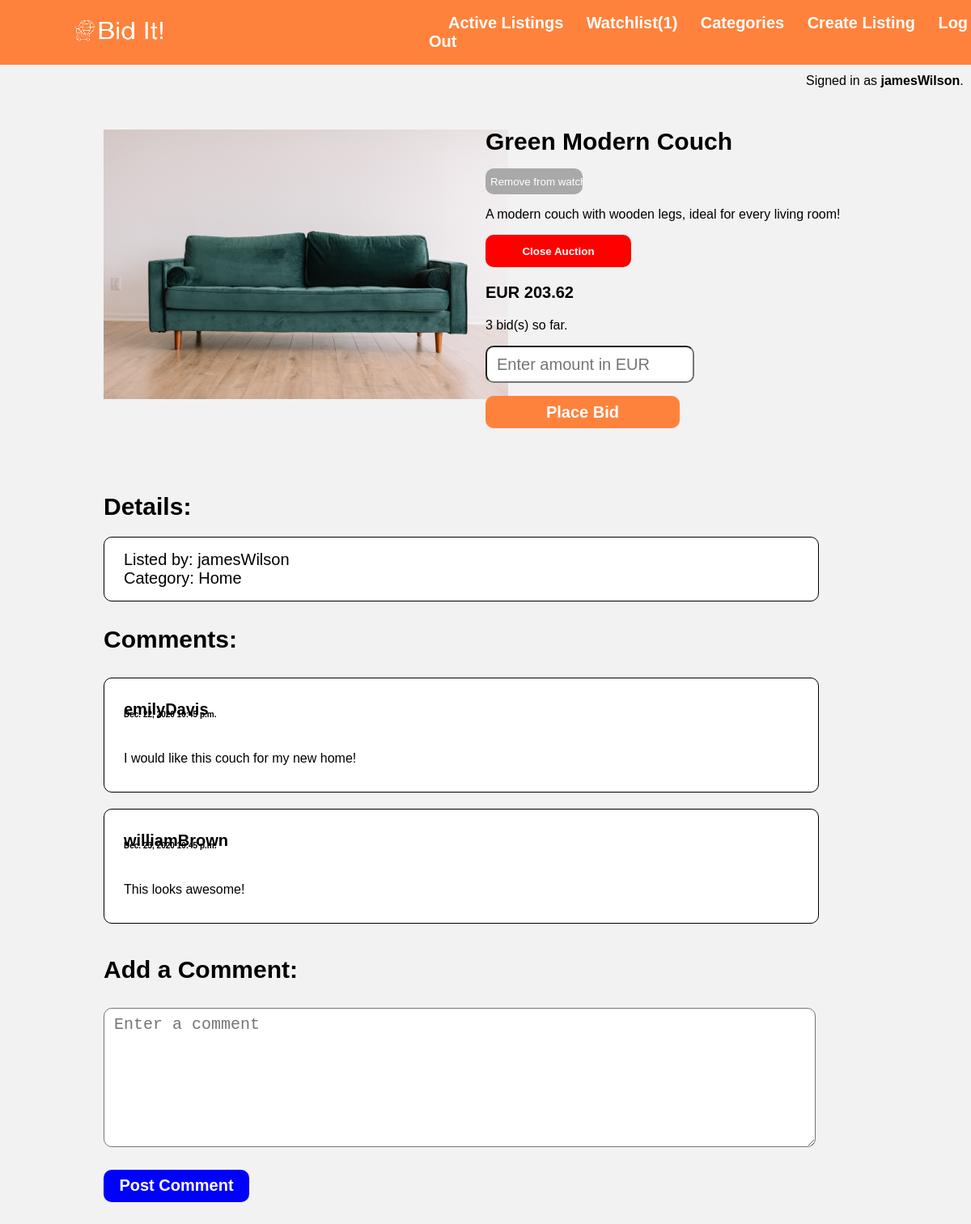
Screenshot of /listings/31 (signed in) with the database file from the repository.
### auctions/models.py (models this page shows, shortened)
class User(AbstractUser):
    id = models.BigAutoField(primary_key=True)

class Listing(models.Model):
    id = models.AutoField(primary_key=True)
    title = models.CharField(max_length=64, null=False)
    description = models.CharField(max_length=200)
    price = models.DecimalField(max_digits=20, decimal_places=2, null=False)
    photo = models.ImageField(upload_to="uploads/", default="uploads/default.png", blank=True)
    category = models.CharField(max_length=64, null=False, default=None)
    interested_users = models.ManyToManyField(User, blank=True, related_name="watchlist")
    owner = models.ForeignKey(User, on_delete=models.CASCADE, related_name="listings_created", default=None)
    bid = models.PositiveSmallIntegerField(default=0)
    bid_winner = models.ForeignKey(User, on_delete=models.CASCADE, related_name="bids_winning", blank=True, null=True)
    is_closed = models.BooleanField(default=False)
    comments = models.ManyToManyField(Comment, blank=True, related_name="listings_commented")

class Comment(models.Model):
    id = models.BigAutoField(primary_key=True)
    user = models.ForeignKey(User, on_delete=models.CASCADE, related_name="comments", default=None)
    date = models.DateTimeField(default=datetime.now())
    message = models.CharField(max_length=200, null=False, default=None)

### auctions/views.py (the view, shortened to what this page needs)
# urls.py: path("listings/<int:id>", views.listingPage, name="listingpage")
@login_required()
def listingPage(request, id):
    listing = Listing.objects.get(id=id)
    watchlist = request.user.watchlist.all()
    user = request.user
    if listing in watchlist:
        add = False
    else:
        add = True
    showClose = False
    if listing.owner == user:
        showClose = True
    notification = ""
    listing.save()
    return render(request, "auctions/listing.html",{
        "listing":listing, "add":add, "notification":notification, "showClose":showClose
    })

### auctions/templates/auctions/listing.html (shortened to what this page needs)
{% extends "auctions/layout.html" %}
{% load static %}
{% block style %}
    <link rel="stylesheet" href="{% static 'auctions/listing.css' %}">
{% endblock %}
{% block body %}
<div id="listing-container">
    <img src="{{listing.photo.url}}" class="main_img">
    <div id="info-container">
    <h3 style="font-size:30px;margin-bottom:2vh;">{{listing.title}}</h3>
    {% if user.is_authenticated %}
        <form action="{% url 'listingpage' listing.id %}" method="POST">
            {% if add %}
            <input type="submit" value="Add to watchlist" id="watchlist" style="width:10vw;height:4vh;background-color: blue;border-radius: 10px;">
            <input type="hidden" name="add" value="">
            {% else %}
            <input type="submit" name="remove" value="Remove from watchlist" id="watchlist">
            {% endif %}
        </form>
    {% endif %}
    <p>{{listing.description}}</p>
    {% if not listing.is_closed and showClose %}
    <form action="{% url 'listingpage' listing.id %}" method="POST">
        <input type="submit" name="close_bid" value="Close Auction" class="close-btn">
    </form>
    {% endif %}
    <h3 style="font-size:20px;">EUR {{listing.price}}</h3>
    <p>{{listing.bid}} bid(s) so far.</p>
    <div id="bid-form-container">
    {% if user.is_authenticated and not listing.is_closed %}
        <form action="" method="POST">
            <div class="form-group">
                <input autofocus class="bid-box" type="number" name="bid_number" placeholder="Enter amount in EUR" step=".01" required>
            </div>
            <input type="submit" name="bid" value="Place Bid" class="bid-btn">
        </form>
    {% endif %}
    </div>
   </div>
   <h3 style="font-size:30px; margin-top:14vh;margin-bottom:20px;">Details:</h3>
   <div id="details-container">
    <div style="font-size:20px">Listed by: {{listing.owner.username}}</div>
    <div style="font-size:20px;">Category: {{listing.category.capitalize}}</div>
    </div>
    <h3 style="font-size:30px">Comments:</h3>
    {% for comment in listing.comments.all %}
    <div class="comment">
        <h4 style="font-size:20px;margin-bottom:-2vh;">{{comment.user.username}}</h4>
        <h6 style="font-size:10px;margin-bottom:5vh;">{{comment.date.date}} {{comment.date.time}}</h6>
        <p>{{comment.message}}</p>
    </div>
    {% endfor %}
    <div class="add_comment">
        <form action="{% url 'listingpage' listing.id %}" method="POST">
            <h3 style="font-size:30px; margin-top:5vh">Add a Comment:</h3>
            <div class="form-group">
                <textarea class="form-control" name="message" placeholder="Enter a comment" style="width:72vw;padding-left:1vw;padding-top:1vh;;height:20vh"></textarea>
            </div>
            <input type="submit" name="add_comment" value="Post Comment" class="bid-btn" style="background-color: blue;width:15vw;margin-bottom:15vw;">
        </form>
    </div>
</div>
{% endblock %}

### auctions/templates/auctions/layout.html (shortened to what this page needs)
{% load static %}
<!DOCTYPE html>
<html lang="en">
    <head>
        <link href="{% static 'auctions/styles.css' %}" type="text/css" rel="stylesheet">
        {% block style %}{% endblock %}
    </head>
    <body>
        <div id="header-container">
            <a href="{% url 'index' %}"><img src="/media/uploads/logo.png" id="logo-img"/></a>
            <div id="header-options">
                <a href="{% url 'index' %}" class="menu-options">Active Listings</a>
                <a href="{% url 'watchlist' %}" class="menu-options">Watchlist({{user.watchlist.count}})</a>
                <a href="{% url 'categories' %}" class="menu-options">Categories</a>
                <a href="{% url 'createlisting' %}" class="menu-options">Create Listing</a>
                {% if user.is_authenticated %}
                    <a href="{% url 'logout' %}" class="menu-options">Log Out</a>
                {% else %}
                    <a href="{% url 'login' %}" class="menu-options">Log In</a>
                    <a href="{% url 'register' %}" class="menu-options">Register</a>
                {% endif %}
            </div>
        </div>
        <div id="signed">
            {% if user.is_authenticated %}
                Signed in as&nbsp;<strong>{{ user.username }}</strong>.
            {% else %}
                Not signed in.
            {% endif %}
        </div>
        {% block body %}
        {% endblock %}
    </body>
</html>

### auctions/static/auctions/styles.css (style rules this page uses)
body { padding: 0; font-family: 'Helvetica'; background-color: #f2f2f2; }
#header-container { display: flex; align-items: center; position: absolute; padding: 0; top: 0; left: 0; height: 10vh; width: 100%; background-color: #ff823c; color: white; }
#logo-img { width:170px; height:100px; margin-left:5vw; margin-right:25vw; }
.menu-options { color: white; text-decoration: none; font-size: 20px; font-weight: bold; margin-left:2vw; }
#signed { position: absolute; left:0; top:10vh; right:0; height:5vh; background-color: #f2f2f2; padding-left:83vw; display: flex; align-items: center; }
a { text-decoration: none; }
.form-control { width: 56vw; height:7vh; font-size:20px; border-radius:10px; margin-bottom:3vh; padding-left:1vw; }

### auctions/static/auctions/listing.css (style rules this page uses)
#listing-container { margin-top: 20vh; margin-left: 10vw; }
#info-container { position: absolute; left: 50vw; top: 16vh; }
#watchlist { background-color: darkgray; color: white; border:0px; width:10vw; height:4vh; border-radius:10px; }
.main_img { max-width:500px; max-height:350px; }
.bid-box { height:5vh; width: 20vw; border-radius: 10px; padding-left:1vw; font-size:20px; margin-bottom: 2vh; }
.bid-btn { background-color: #ff823c; border:0px; color:white; font-weight:bold; font-size:20px; border-radius: 10px; width:20vw; height: 5vh; }
.comment { border:1px solid black; background-color:white; border-radius:10px; padding-left:2vw; margin-top:20px; padding-bottom:2vh; margin-right:15vw; }
.add_comment { margin-top:20px; }
#details-container { border: 1px solid black; border-radius:10px; background-color: white; padding-left:3vh; padding-bottom:2vh; padding-top:2vh; margin-right:15vw; }
#bid-form-container { width:20vw; height: 5vh; }
.close-btn { width:15vw; height:5vh; font-size 10px; background-color: red; border-radius:10px; border:none; color:white; font-weight:bold; }

### rows the page displays
User: watchlist.count "1", username "jamesWilson"
Listing: photo (picture), title "Green Modern Couch", description "A modern couch with wooden legs, ideal for every living room!", price "203.62", bid "3", owner.username "jamesWilson", category "Home"
Comment: user.username "emilyDavis", date "Dec. 22, 2020", date.time "10:45 p.m.", message "I would like this couch for my new home!"
Comment: user.username "williamBrown", date "Dec. 23, 2020", date.time "10:45 p.m.", message "This looks awesome!"
